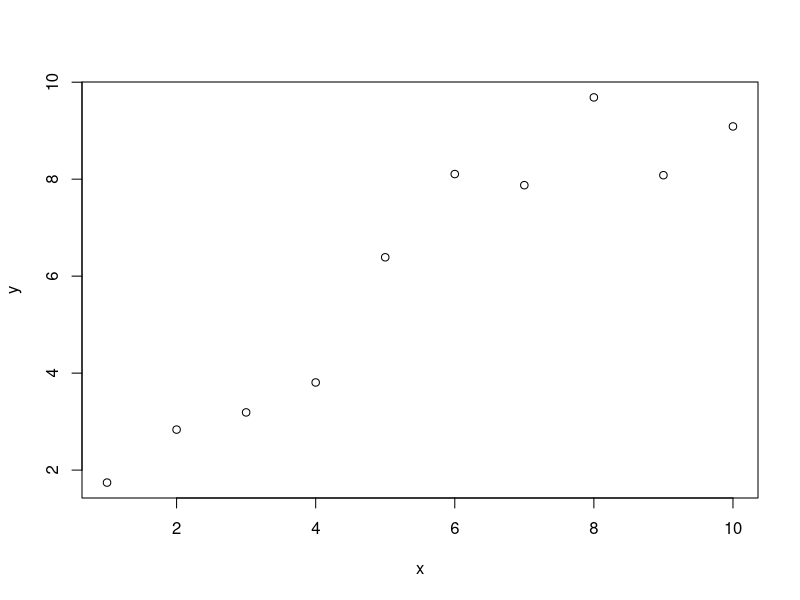

Source code (R):
## ---- chunk 1
knitr::opts_chunk$set(echo = TRUE)
options(tinytex.verbose = TRUE)
## ---- chunk 2
# knitr::include_graphics("img/uniedlogo.png")
## ---- chunk 3
x=seq(1:10)
x
## ---- chunk 4
mean(x)
sd(x)
## ---- chunk 5
set.seed(11882429)
y=x+rnorm(10)
y
mean(y)
sd(y)
## ---- chunk 6
plot(x,y)
## ---- chunk 7
cor(x,y)
